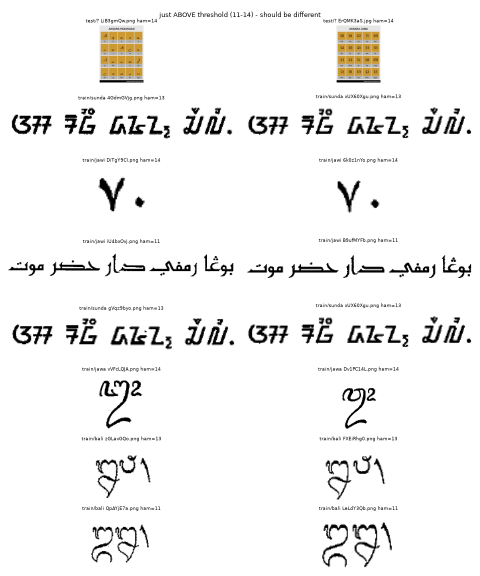
#> input picture eda/outputs/04_duplicates/pairs_above_threshold.png, 960 x 1152 px (shown at 1/2 size)
$ python -i 04_duplicates.py   (imports and definitions only)
#> lines starting #> are read from the running program, lines starting #| are printed output that depends on the picture; after the words box and inside, x2 and y2 are one past the last pixel; in counts of white or black regions, pixels touching at a corner belong together
### eda/common.py
"""Shared paths + loaders for every EDA / preprocessing script."""
from pathlib import Path
from multiprocessing import Pool

import numpy as np
import pandas as pd
from PIL import Image, ImageOps

ROOT = Path(__file__).resolve().parents[1]
DATA = ROOT / "data"
LABELS = ["bali", "jawa", "jawi", "lampung", "lontara", "pegon", "sunda"]


def out_dir(name):
    d = ROOT / "eda" / "outputs" / name
    d.mkdir(parents=True, exist_ok=True)
    return d


# [7 lines left out: function load_frames, not called in this run]


def open_rgb(path):
    """EXIF-aware, alpha/palette flattened onto white, always RGB."""
    with Image.open(path) as im:
        im = ImageOps.exif_transpose(im)
        if im.mode in ("RGBA", "LA", "P", "PA"):
            im = im.convert("RGBA")
            bg = Image.new("RGBA", im.size, "white")
            im = Image.alpha_composite(bg, im)
        return im.convert("RGB")


# [5 lines left out: function open_gray_np, not called in this run]


def pmap(fn, items, procs=20):
    with Pool(procs) as p:
        return p.map(fn, items, chunksize=16)

### eda/04_duplicates.py
"""04 - Duplicates & near-duplicates: within train (label conflicts, split leakage) and train<->test.
Hashes are computed on a *normalised* view (gray, background-polarity fixed, contrast-stretched,
cropped to ink bbox) so colour tint / blur / padding in test do not hide a duplicate.
Outputs groups.csv (group_id per train image) to be used as the StratifiedGroupKFold group."""
import hashlib

import matplotlib.pyplot as plt
import numpy as np
import pandas as pd
from PIL import Image
from scipy.fft import dctn

from common import load_frames, open_rgb, out_dir, pmap

OUT = out_dir("04_duplicates")


def norm_view(path):
    g = np.asarray(open_rgb(path).convert("L"), dtype=np.float32)
    lo, hi = np.percentile(g, [2, 98])
    g = np.clip((g - lo) / max(hi - lo, 1), 0, 1)
    if g.mean() < 0.5:  # dark background -> invert so ink is dark
        g = 1 - g
    ink = g < 0.5
    ys, xs = np.where(ink)
    if len(ys) > 10:
        g = g[ys.min():ys.max() + 1, xs.min():xs.max() + 1]
    return g


def phash(g, size=8, hi=32):
    im = Image.fromarray((g * 255).astype(np.uint8)).resize((hi, hi), Image.Resampling.BILINEAR)
    d = dctn(np.asarray(im, dtype=np.float32), norm="ortho")[:size, :size]
    return (d > np.median(d[1:, 1:] if size > 1 else d)).ravel()


def dhash(g, size=8):
    im = np.asarray(Image.fromarray((g * 255).astype(np.uint8)).resize((size + 1, size), Image.Resampling.BILINEAR), dtype=np.int16)
    return (im[:, 1:] > im[:, :-1]).ravel()


def hashes(path):
    raw = hashlib.md5(open(path, "rb").read()).hexdigest()
    im = open_rgb(path)
#> in open_rgb, im is the input picture: PIL image 960x1152 RGBA; mean R, G, B, A 242.7, 242.3, 241.3, 255
#> in open_rgb, `bg = Image.new("RGBA", im.size, "white")`: bg: PIL image 960x1152 RGBA; every value is 255
    pix = hashlib.md5(np.asarray(im.convert("L")).tobytes() + str(im.size).encode()).hexdigest()
#> pix = '0bdbba29d3b964655bd236e3640a0450'
    g = norm_view(path)
#> in norm_view, `lo, hi = np.percentile(g, [2, 98])`: lo = 3; hi = 255
#> in norm_view, `ink = g < 0.5`:
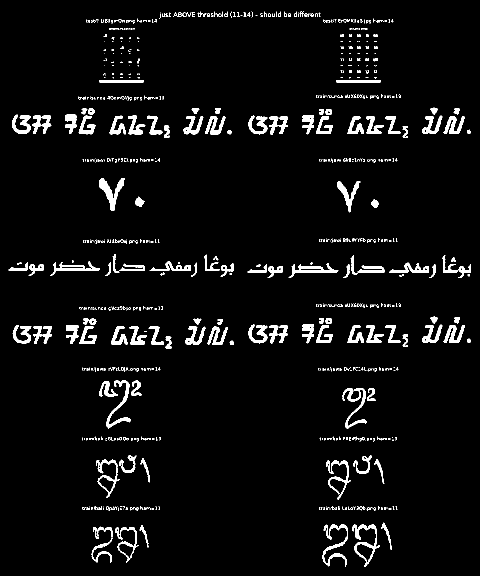
#> ink: shape (1152, 960) bool (shown at 1/2 size); 4.6% white; 822 white regions (670 under 20 px), largest, box (x1, y1, x2, y2) and area: (198, 356, 250, 422) 1186, (645, 1049, 695, 1134) 1079, (705, 1049, 760, 1134) 1051
#> in norm_view, `g = g[ys.min():ys.max() + 1, xs.min():xs.max() + 1]`:
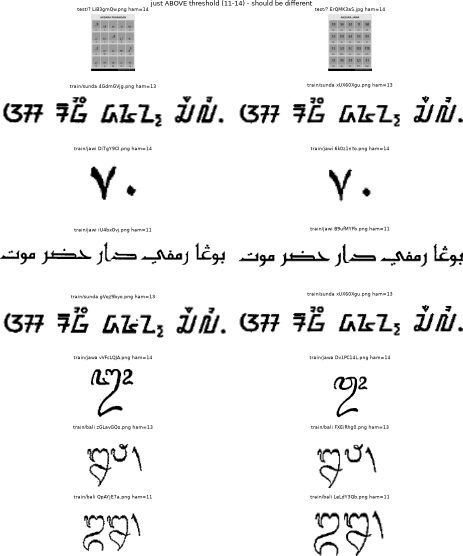
#> g: shape (1111, 925) float32 (shown at 1/2 size); min 0, max 1, mean 0.946
    return raw, pix, np.concatenate([phash(g), dhash(g)]), g.shape[1] / max(g.shape[0], 1)
#> in phash, `im = Image.fromarray((g * 255).astype(np.uint8)).resize((hi, hi), Imag..`:
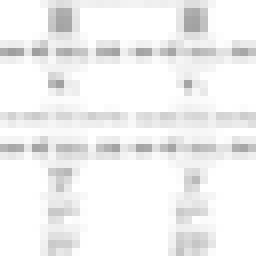
#> im: PIL image 32x32 L (shown 8 times larger); min 159, max 255, mean 241.1


class UF:
    def __init__(self, n): self.p = list(range(n))
    def find(self, a):
        while self.p[a] != a:
            self.p[a] = self.p[self.p[a]]; a = self.p[a]
        return a
    def union(self, a, b): self.p[self.find(a)] = self.find(b)


def show_pairs(pairs, df, title, fname, k=12):
    pairs = pairs[:k]
    if not pairs:
        return
    fig, axes = plt.subplots(len(pairs), 2, figsize=(12, 1.8 * len(pairs)), squeeze=False)
    for row, (i, j, d) in zip(axes, pairs):
        for ax, idx in zip(row, (i, j)):
            r = df.iloc[idx]
            ax.imshow(open_rgb(r.path)); ax.axis("off")
            ax.set_title(f"{r.split}/{r.label if isinstance(r.label, str) else '?'} {r.image_id} ham={d}", fontsize=8)
    fig.suptitle(title); plt.tight_layout(); plt.savefig(OUT / fname, dpi=80); plt.close()


# [103 lines not run here, left out]

>>> result = hashes('outputs/04_duplicates/pairs_above_threshold.png')
